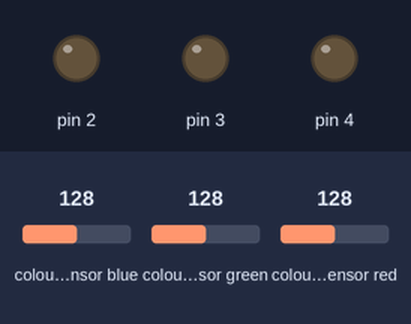
This sketch was run on a simulated Arduino Uno, built with avr-gcc and run on an emulated ATmega328P. On the bench: output pins drawn as LEDs (lit = HIGH). Wiring (inferred from the names in the program): TCS3200 colour sensor: output pin 10; S2 pin 12; S3 pin 11; S0 pin 8; S1 pin 9. The inputs (shaded band) are chosen by the test bench; at power-on: colour sensor blue 128, colour sensor green 128, colour sensor red 128. Pins used as bus, display or sensor lines are not drawn.

Above: at 1.2 s.
1.3 s: colour sensor blue set to 135
At 2.3 s:
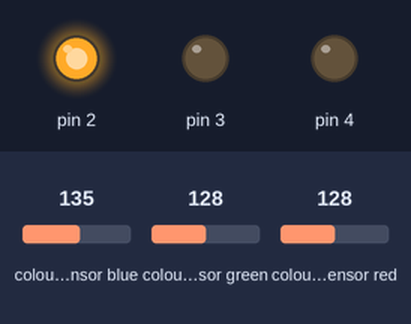
3.0 s: colour sensor blue set to 5
At 3.6 s:
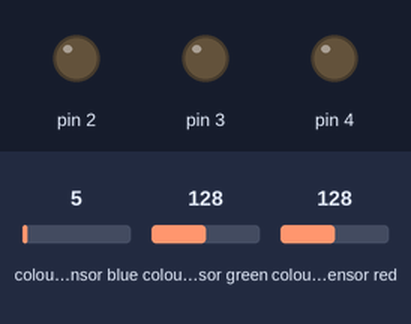
4.5 s: colour sensor blue set to 191
At 4.8 s:
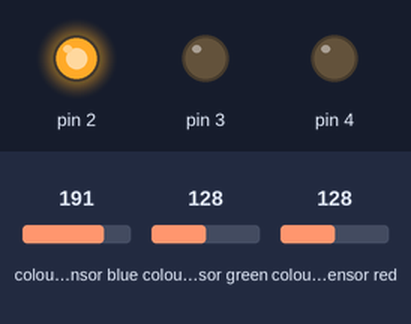
Timing chart, 0 to 7.5 s (numbered marks = the images above; inputs shaded):
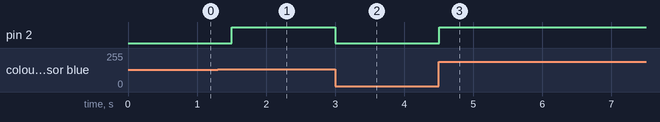

The sketch:

DetectamosLosColoresPrimariosYMonstrandoEnUnLEDrgb_Pag67_.ino
```cpp
/* TRANSCRITO  POR GUSTAVO JARRO CALLIZAYA*/
 /*DEL*/
 /*TEXTO: ROBOTICA CON ARDUINO 4º (SECUNDARIA COMUNITARIA PRODUCTIVA
 * ) "TECHHOME"*/
  /* PRACTICA: DETECTAMOS LOS COLORES PRIMARIOS Y MOSTRARLOS EN UN LED RGB
  PAGINA  67 DEL TEXTO*   */
  const int s0 = 8;
  const int s1 = 9;
  const int s2 = 12;
  const int s3 = 11;
  const int out = 10;
  byte colorRojo = 0;
  byte colorVerde = 0;
  byte colorAzul = 0;

void setup() {
  // put your setup code here, to run once:
Serial.begin(9600);
pinMode(s0, OUTPUT);
pinMode(s1, OUTPUT);
pinMode(s2, OUTPUT);
pinMode(s3, OUTPUT);
pinMode(2, OUTPUT);
pinMode(3, OUTPUT);
pinMode(4, OUTPUT);
pinMode(out, INPUT);
digitalWrite(s0, HIGH);
digitalWrite(s1, HIGH);
}

void loop() {
  // put your main code here, to run repeatedly:
getColor();
/*Serial.print("Rojo: ");
Serial.print(colorRojo, DEC);
Serial.print("Verde: ");
Serial.print(colorVerde, DEC);
Serial.print("Azul: ");
Serial.print(colorAzul, DEC);*/
if( colorRojo < colorAzul && colorVerde> 100 && colorRojo < 80){
  digitalWrite(2, HIGH);
  digitalWrite(2, LOW);
  digitalWrite(2, LOW);
}

else if(colorAzul < colorRojo && colorAzul < colorVerde){
  digitalWrite(2, LOW);
  digitalWrite(2, LOW);
  digitalWrite(2, HIGH);
}
else if(colorVerde < colorRojo && colorVerde < colorAzul)
{
  digitalWrite(2, LOW);
  digitalWrite(2, HIGH);
  digitalWrite(2, LOW);
}
else{
  digitalWrite(2, LOW);
  digitalWrite(2, LOW);
  digitalWrite(2, LOW);
}
delay(300);
}
void getColor(){
  digitalWrite(s2, LOW);
  digitalWrite(s3, LOW);
  colorRojo = pulseIn(out, digitalRead(out) == HIGH ? LOW : HIGH);
  digitalWrite(s3, HIGH);
  colorAzul = pulseIn(out, digitalRead(out) == HIGH ? LOW : HIGH);
  digitalWrite(s2, HIGH);
   colorVerde = pulseIn(out, digitalRead(out) == HIGH ? LOW : HIGH);
}
```

Measured:
- the behaviour switches between 131 and 132 on colour sensor blue (found by bisection; images 0 and 1)
- after the input at 1.3 s, pin 2: LOW → HIGH after 0.20 s
- after the input at 3.0 s, pin 2: HIGH → LOW at once
- after the input at 4.5 s, pin 2: LOW → HIGH at once
